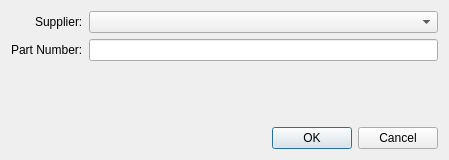
<?xml version="1.0" encoding="UTF-8"?>
<ui version="4.0">
 <class>DialogSupplierMapping</class>
 <widget class="QDialog" name="DialogSupplierMapping">
  <property name="geometry">
   <rect>
    <x>0</x>
    <y>0</y>
    <width>449</width>
    <height>160</height>
   </rect>
  </property>
  <property name="windowTitle">
   <string>Configure Part Storage Location</string>
  </property>
  <layout class="QFormLayout" name="formLayout">
   <property name="labelAlignment">
    <set>Qt::AlignRight|Qt::AlignTrailing|Qt::AlignVCenter</set>
   </property>
   <item row="0" column="0">
    <widget class="QLabel" name="lbl_slot">
     <property name="text">
      <string>Supplier:</string>
     </property>
    </widget>
   </item>
   <item row="0" column="1">
    <widget class="QComboBox" name="supplier"/>
   </item>
   <item row="1" column="0">
    <widget class="QLabel" name="lbl_quantity">
     <property name="text">
      <string>Part Number:</string>
     </property>
    </widget>
   </item>
   <item row="2" column="1">
    <spacer name="verticalSpacer">
     <property name="orientation">
      <enum>Qt::Vertical</enum>
     </property>
     <property name="sizeHint" stdset="0">
      <size>
       <width>20</width>
       <height>40</height>
      </size>
     </property>
    </spacer>
   </item>
   <item row="3" column="1">
    <widget class="QDialogButtonBox" name="buttonBox">
     <property name="orientation">
      <enum>Qt::Horizontal</enum>
     </property>
     <property name="standardButtons">
      <set>QDialogButtonBox::Cancel|QDialogButtonBox::Ok</set>
     </property>
    </widget>
   </item>
   <item row="1" column="1">
    <widget class="QLineEdit" name="number">
     <property name="maxLength">
      <number>80</number>
     </property>
    </widget>
   </item>
  </layout>
 </widget>
 <resources/>
 <connections>
  <connection>
   <sender>buttonBox</sender>
   <signal>accepted()</signal>
   <receiver>DialogSupplierMapping</receiver>
   <slot>accept()</slot>
   <hints>
    <hint type="sourcelabel">
     <x>248</x>
     <y>254</y>
    </hint>
    <hint type="destinationlabel">
     <x>157</x>
     <y>274</y>
    </hint>
   </hints>
  </connection>
  <connection>
   <sender>buttonBox</sender>
   <signal>rejected()</signal>
   <receiver>DialogSupplierMapping</receiver>
   <slot>reject()</slot>
   <hints>
    <hint type="sourcelabel">
     <x>316</x>
     <y>260</y>
    </hint>
    <hint type="destinationlabel">
     <x>286</x>
     <y>274</y>
    </hint>
   </hints>
  </connection>
 </connections>
</ui>
